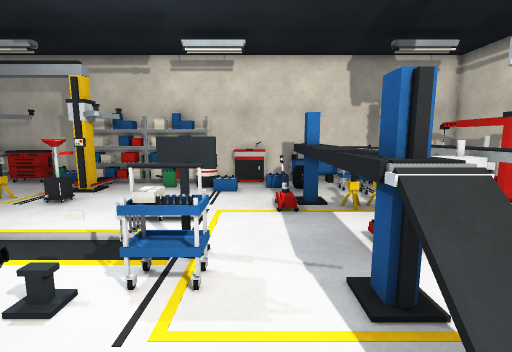
View 1 (above)

19 first-person views from a walk through a scene from a Unity 3-D project. The camera is 1.4 m above the floor, tilts 8° down and sees 85° across. The floor is counted in squares, 0.5 m on a side. Each view is taken from the middle of a square. On the plan, view 1 faces up. The plan holds only what a view shows up to about 19 squares ahead; the rest is blank. The place goes on beyond the plan. The player character is not drawn. Surface patterns are stand-ins for the level's own textures.

View 2
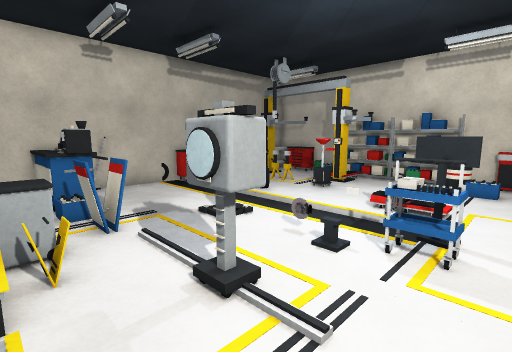

View 3
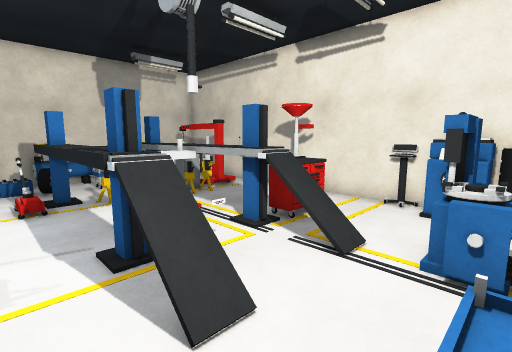

View 4
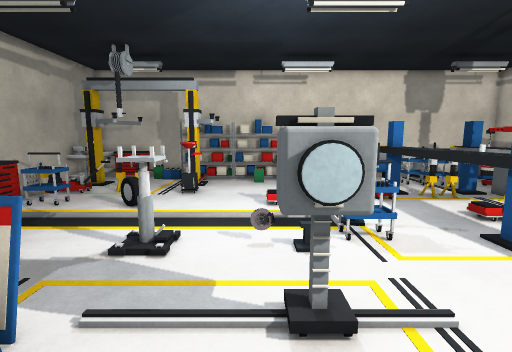

View 5
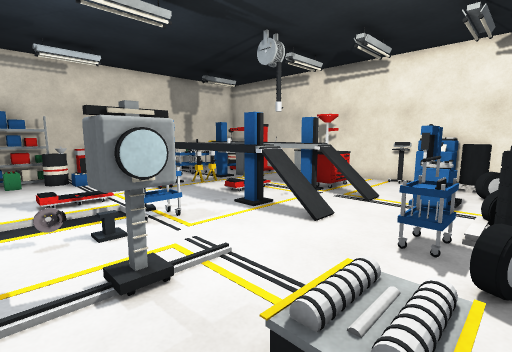

View 6
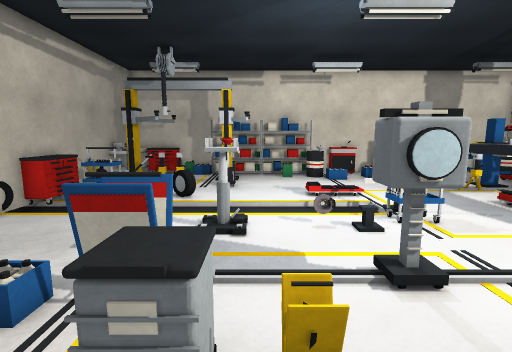

View 7
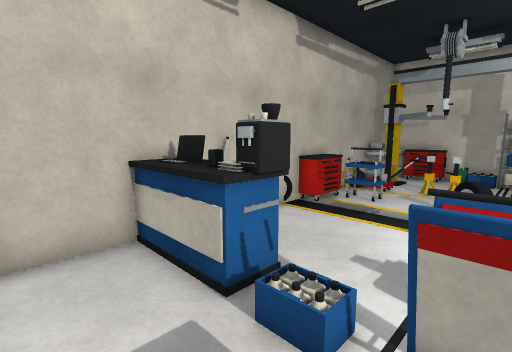

View 8
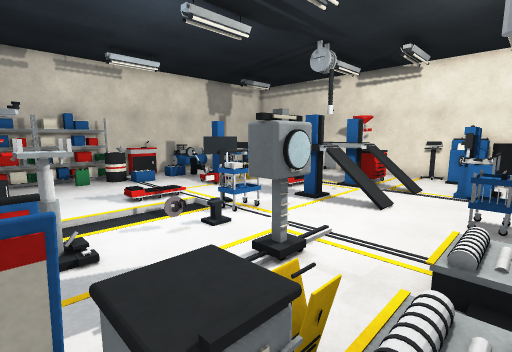

View 9
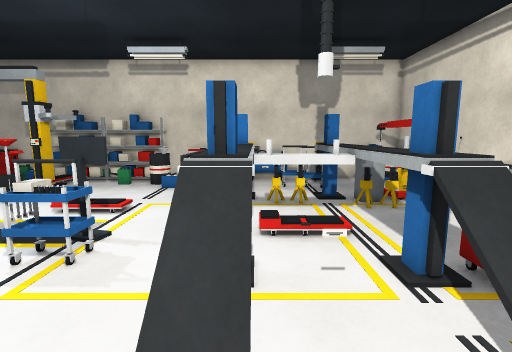

View 10
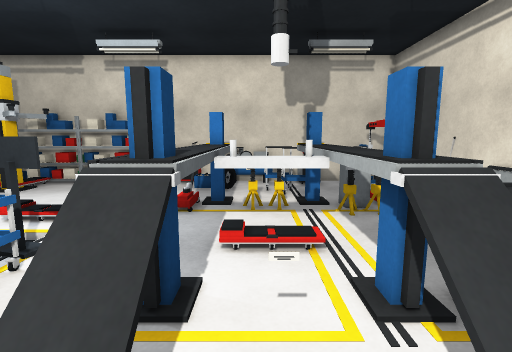

View 11
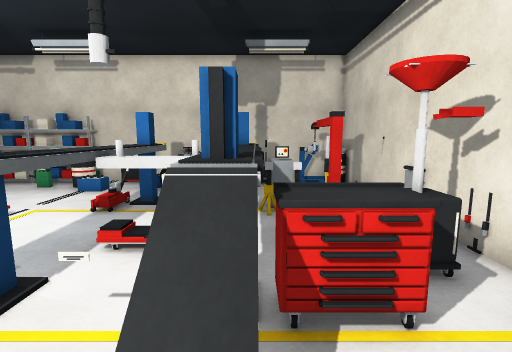

View 12
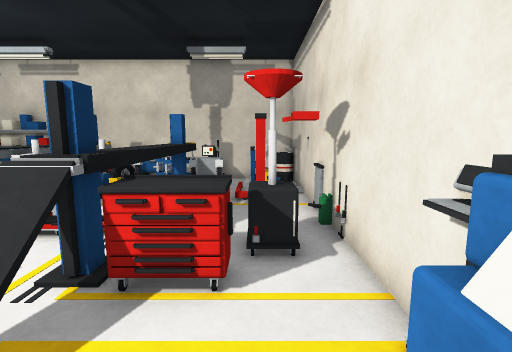

View 13
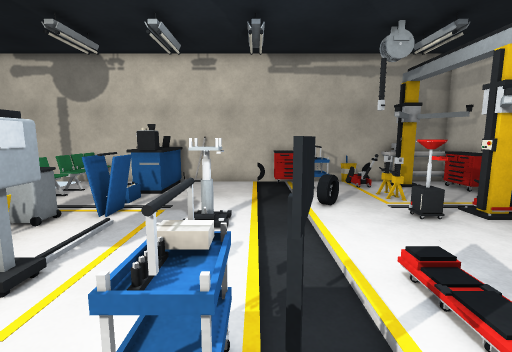

View 14
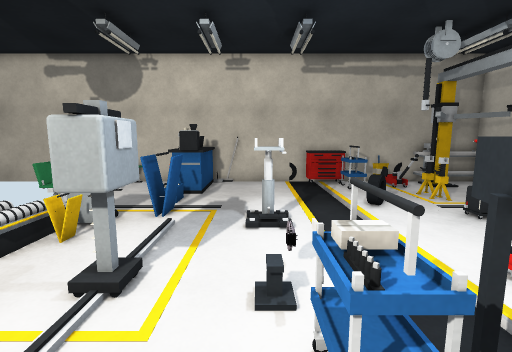

View 15
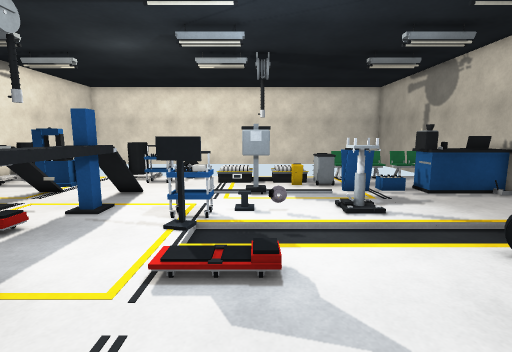

View 16
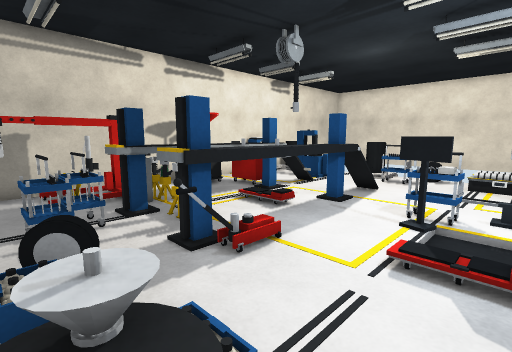

View 17
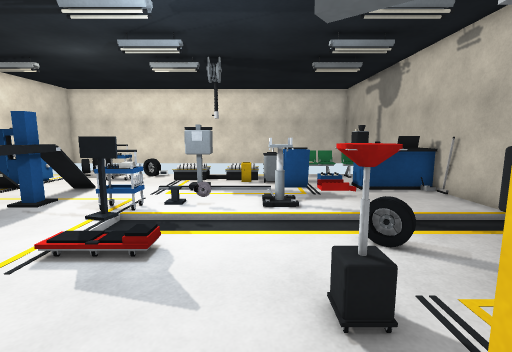

View 18
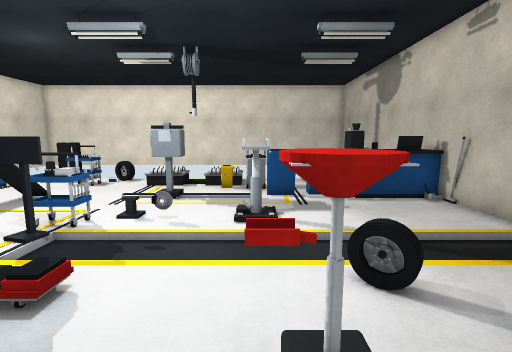

View 19
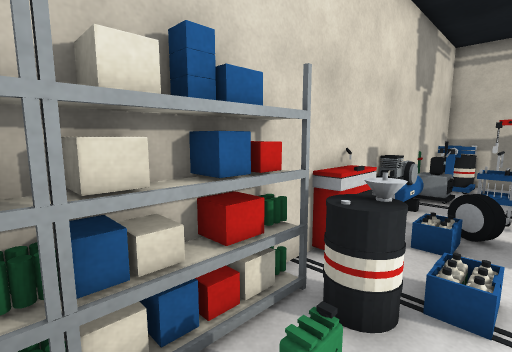

### Floor plan
Key: @ floor where view 1 was taken; # wall or solid block; . main floor; : floor 0.25 m higher than the main floor; / step, stairs or slope; = window, fence, low wall or low ledge; ^ raised ledge; v drop or lower ground; T thing the floor can be seen under or through; O other object.
Columns run from 17 left of view 1 to 13 right of it. Each row starts with its distance up from view 1.
 18 ############################
 17 #^^^^#.####=### ^^==#=# ^^ #
 16 #^^.....:.....^^..O..#  ==.#
 15 ###.....#.....^OO....=^^ ..#
 14 ###...................^^^..#
 13 ##...==...........=##..^#..#
 12 ##OOO=#.^^........=##..##..#  #
 11 ##................O^^..^^^#####
 10 ##^^.........///...^^^^^^==..##
  9 #^^^..==.....///...^^^^^^  ..##
  8 #^=/////////////...^^^^^^....##
  7 #^=............O...^^^^^^....##
  6 ##//////////////O..^^..^^..####
  5 # .......^..//OO^..^^..^^^^####
  4 # .......^.../.....TT..#^^^=.##
  3 ##.................vT..OO....##
  2 ##.................O=..OO....##
  1 #^^^^#.#=....#.....//..//...###
  0 #^^^^#.##........@.........=^^#
 -1 ##.......^==...........=##..^^#
 -2 ##....../^==////..^^^..=^=.=###
 -3 ##/////// ///.//.=#^#=/....=###
 -4 ##=#===#= ..  ...#=.##=      #
 -5 ##     =

Where each view was taken, in squares from view 1:
view 1: 0 up, 0 right, facing up
view 2: 2 down, 0 right, facing up-left
view 3: 2 down, 0 right, facing up-right
view 4: 3 down, 5 left, facing up
view 5: 4 down, 6 left, facing up-right
view 6: 4 down, 7 left, facing up
view 7: 3 down, 9 left, facing up-left
view 8: 3 down, 9 left, facing up-right
view 9: 1 down, 3 right, facing up
view 10: 0 up, 4 right, facing up
view 11: 0 up, 7 right, facing up
view 12: 1 down, 10 right, facing up
view 13: 6 up, 1 right, facing left
view 14: 4 up, 1 right, facing left
view 15: 15 up, 4 left, facing down
view 16: 16 up, 4 left, facing down-right
view 17: 16 up, 7 left, facing down
view 18: 14 up, 8 left, facing down
view 19: 14 up, 7 left, facing up-right
